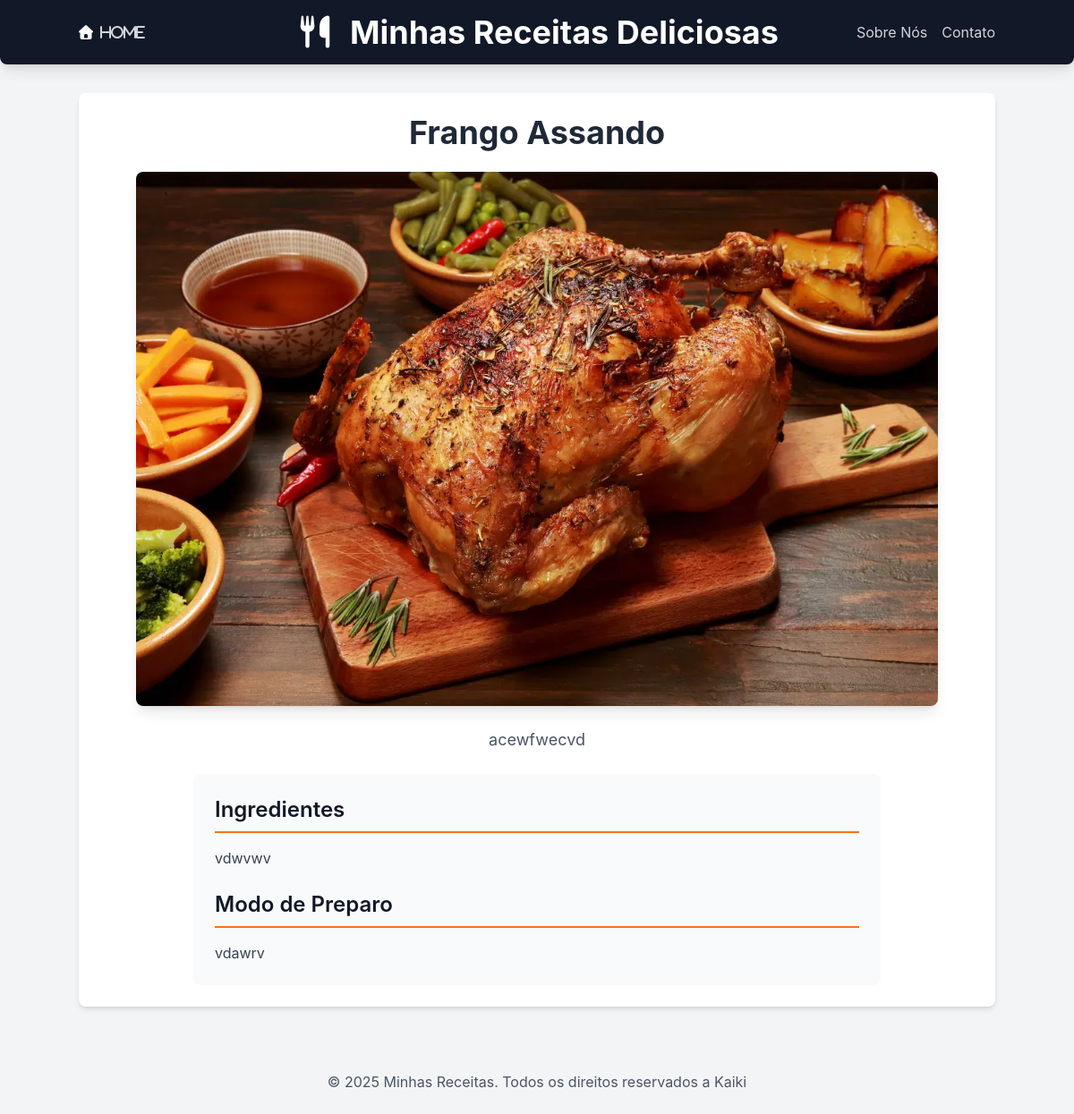
The app's page /receitas/receita/4/ with its own data.
### receitas/models.py (models this page shows, shortened)
class Receita(models.Model):
    CATEGORIAS=[
        ('comida', 'Comida'),
        ('sobremesa', 'Sobremesa'),
        ('drink', 'Drink'),
    ]
    title = models.CharField(max_length=200)
    description = models.TextField("Descrição")
    ingredients = models.TextField("Ingredientes")
    instructions = models.TextField("Modo de Preparo")
    image =models.ImageField("Imagem", upload_to='receitas/images/', blank=True, null=True)
    categoria = models.CharField("Categoria", max_length=20, choices=CATEGORIAS, default='comida')
    created_at = models.DateTimeField(auto_now_add=True)
    updated_at = models.DateTimeField(auto_now=True)
    class Meta:
        verbose_name = "Receita"
        verbose_name_plural = "Receitas"
        ordering = ['-created_at'] #Ordena as receitas pela data de criação (mais novas primeiro)

### receitas/views.py (the view)
# urls.py: path('receita/<int:id>/', views.receita_detail, name='receita_detail'),
def receita_detail(request, id):
    receita = get_object_or_404(Receita, pk=id)
    context={
        'receita': receita,
    }
    return render(request, 'receitas/receita_detail.html', context)

### receitas/templates/receitas/receita_detail.html (shortened to what this page needs)
{% extends "receitas/base.html" %}
{% block content %}
<div class="space-y-6">
    <h1 class="text-4xl font-bold text-center text-gray-800">{{ receita.title }}</h1>
    {% if receita.image %}
    <div class="w-full max-w-4xl mx-auto">
        <img src="{{ receita.image.url }}" alt="Imagem de {{ receita.title }}"
            class="w-full h-auto max-h-[600px] object-cover rounded-lg shadow-lg">
    </div>
    {% endif %}
    <p class="text-lg text-center text-gray-600 max-w-3xl mx-auto">{{ receita.description }}</p>
    <div class="max-w-3xl mx-auto p-6 bg-gray-50 rounded-lg">
        <h2 class="text-2xl font-semibold mb-4 border-b-2 border-orange-500 pb-2">Ingredientes</h2>
        <div class="prose max-w-none text-gray-700 mb-6">
            {{ receita.ingredients|linebreaks }}
        </div>
        <h2 class="text-2xl font-semibold mb-4 border-b-2 border-orange-500 pb-2">Modo de Preparo</h2>
        <div class="prose max-w-none text-gray-700">
            {{ receita.instructions|linebreaks }}
        </div>
    </div>
</div>
{% endblock %}

### receitas/templates/receitas/base.html (style rules this page uses)
body { font-family: 'Inter', sans-serif; }

### records on screen
Receita: title "Frango Assando", image (picture), description "acewfwecvd", ingredients "vdwvwv", instructions "vdawrv"
